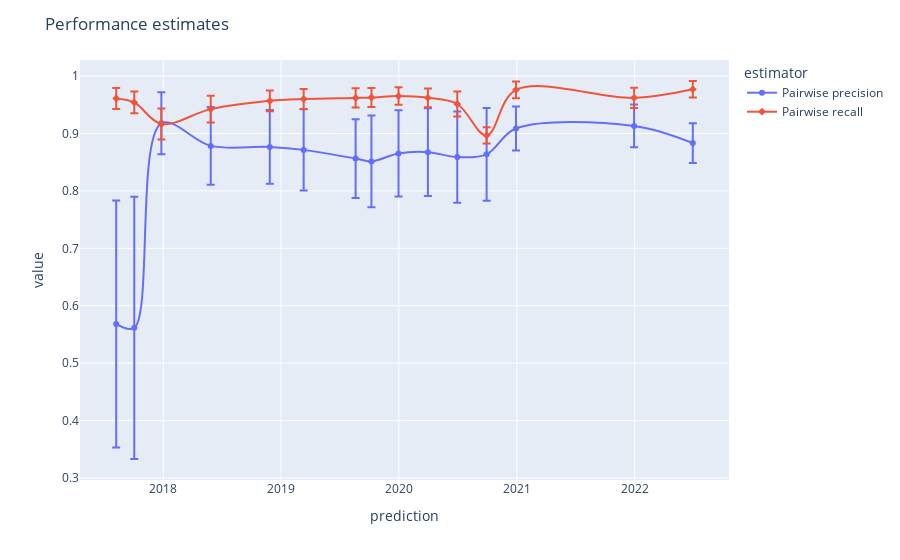

Notebook code cell kept with this figure:
### Markdown cell above
## Performance Estimates

Visualize estimates for key metrics over time with uncertainty quantification (+/- 1 standard deviation). Note that estimates for f-score, b-cubed metrics, and cluster metrics can also be computed and visualized in the same way. Refer to the {doc}`Performance Estimation <03-estimating_performance.html>` page for more information.

**What is the difference between performance estimates and performance metrics?** Performance metrics naively computed on benchmark datasets do not account for sample size and biases, leading to [over-optimistic results and poor performance](https://www.valires.com/post/common-pitfalls-to-avoid-when-estimating-er-performance-metrics). In contrast, our statistical estimators account for the smaller size of the benchmark dataset and provide uncertainty quantification.

### Code cell
from er_evaluation.plots import plot_estimates

plot_estimates(predictions, {"sample": reference, "weights": "cluster_size"})

### Figure 1 — Plotly figure (JSON) as saved in the notebook; plotly's stock layout.template omitted (floating-point values rounded to 4 significant figures)
{"data": [{"error_y": {"array": [0.2153, 0.2285, 0.05396, 0.06762, 0.06418, 0.07095, 0.06856, 0.08002, 0.07514, 0.07646, 0.07946, 0.08092, 0.03813, 0.03724, 0.03478]}, "hovertemplate": "estimator=Pairwise precision<br>prediction=%{x}<br>value=%{y}<extra></extra>", "legendgroup": "Pairwise precision", "line": {"color": "#636efa", "dash": "solid", "shape": "spline"}, "marker": {"symbol": "circle"}, "mode": "lines+markers", "name": "Pairwise precision", "orientation": "v", "showlegend": true, "type": "scatter", "x": ["2017-08-08T00:00:00", "2017-10-03T00:00:00", "2017-12-26T00:00:00", "2018-05-28T00:00:00", "2018-11-27T00:00:00", "2019-03-12T00:00:00", "2019-08-20T00:00:00", "2019-10-08T00:00:00", "2019-12-31T00:00:00", "2020-03-31T00:00:00", "2020-06-30T00:00:00", "2020-09-29T00:00:00", "2020-12-29T00:00:00", "2021-12-30T00:00:00", "2022-06-30T00:00:00"], "xaxis": "x", "y": [0.5683, 0.5615, 0.9178, 0.8785, 0.8767, 0.8715, 0.8564, 0.8514, 0.8653, 0.8675, 0.8589, 0.8638, 0.9088, 0.9132, 0.8833], "yaxis": "y"}, {"error_y": {"array": [0.01816, 0.01896, 0.02691, 0.02342, 0.01808, 0.0175, 0.0169, 0.01672, 0.01524, 0.01635, 0.02184, 0.01423, 0.01459, 0.01757, 0.01447]}, "hovertemplate": "estimator=Pairwise recall<br>prediction=%{x}<br>value=%{y}<extra></extra>", "legendgroup": "Pairwise recall", "line": {"color": "#EF553B", "dash": "solid", "shape": "spline"}, "marker": {"symbol": "diamond"}, "mode": "lines+markers", "name": "Pairwise recall", "orientation": "v", "showlegend": true, "type": "scatter", "x": ["2017-08-08T00:00:00", "2017-10-03T00:00:00", "2017-12-26T00:00:00", "2018-05-28T00:00:00", "2018-11-27T00:00:00", "2019-03-12T00:00:00", "2019-08-20T00:00:00", "2019-10-08T00:00:00", "2019-12-31T00:00:00", "2020-03-31T00:00:00", "2020-06-30T00:00:00", "2020-09-29T00:00:00", "2020-12-29T00:00:00", "2021-12-30T00:00:00", "2022-06-30T00:00:00"], "xaxis": "x", "y": [0.9611, 0.9541, 0.9166, 0.9425, 0.957, 0.9602, 0.962, 0.9628, 0.9653, 0.9623, 0.9515, 0.8967, 0.9761, 0.9622, 0.977], "yaxis": "y"}], "layout": {"legend": {"title": {"text": "estimator"}, "tracegroupgap": 0}, "margin": {"t": 60}, "title": {"text": "Performance estimates"}, "xaxis": {"anchor": "y", "domain": [0, 1], "title": {"text": "prediction"}}, "yaxis": {"anchor": "x", "domain": [0, 1], "title": {"text": "value"}}}}
